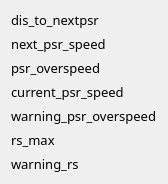
       <widget class="QWidget" name="layoutWidget">
        <property name="geometry">
         <rect>
          <x>1100</x>
          <y>530</y>
          <width>156</width>
          <height>157</height>
         </rect>
        </property>
        <layout class="QVBoxLayout" name="verticalLayout">
         <item>
          <widget class="QLabel" name="label_109">
           <property name="font">
            <font>
             <family>微软雅黑</family>
             <pointsize>10</pointsize>
            </font>
           </property>
           <property name="text">
            <string>dis_to_nextpsr</string>
           </property>
          </widget>
         </item>
         <item>
          <widget class="QLabel" name="label_110">
           <property name="font">
            <font>
             <family>微软雅黑</family>
             <pointsize>10</pointsize>
            </font>
           </property>
           <property name="text">
            <string>next_psr_speed</string>
           </property>
          </widget>
         </item>
         <item>
          <widget class="QLabel" name="label_111">
           <property name="font">
            <font>
             <family>微软雅黑</family>
             <pointsize>10</pointsize>
            </font>
           </property>
           <property name="text">
            <string>psr_overspeed</string>
           </property>
          </widget>
         </item>
         <item>
          <widget class="QLabel" name="label_112">
           <property name="font">
            <font>
             <family>微软雅黑</family>
             <pointsize>10</pointsize>
            </font>
           </property>
           <property name="text">
            <string>current_psr_speed</string>
           </property>
          </widget>
         </item>
         <item>
          <widget class="QLabel" name="label_113">
           <property name="font">
            <font>
             <family>微软雅黑</family>
             <pointsize>10</pointsize>
            </font>
           </property>
           <property name="text">
            <string>warning_psr_overspeed</string>
           </property>
          </widget>
         </item>
         <item>
          <widget class="QLabel" name="label_114">
           <property name="font">
            <font>
             <family>微软雅黑</family>
             <pointsize>10</pointsize>
            </font>
           </property>
           <property name="text">
            <string>rs_max</string>
           </property>
          </widget>
         </item>
         <item>
          <widget class="QLabel" name="label_115">
           <property name="font">
            <font>
             <family>微软雅黑</family>
             <pointsize>10</pointsize>
            </font>
           </property>
           <property name="text">
            <string>warning_rs</string>
           </property>
          </widget>
         </item>
        </layout>
       </widget>
